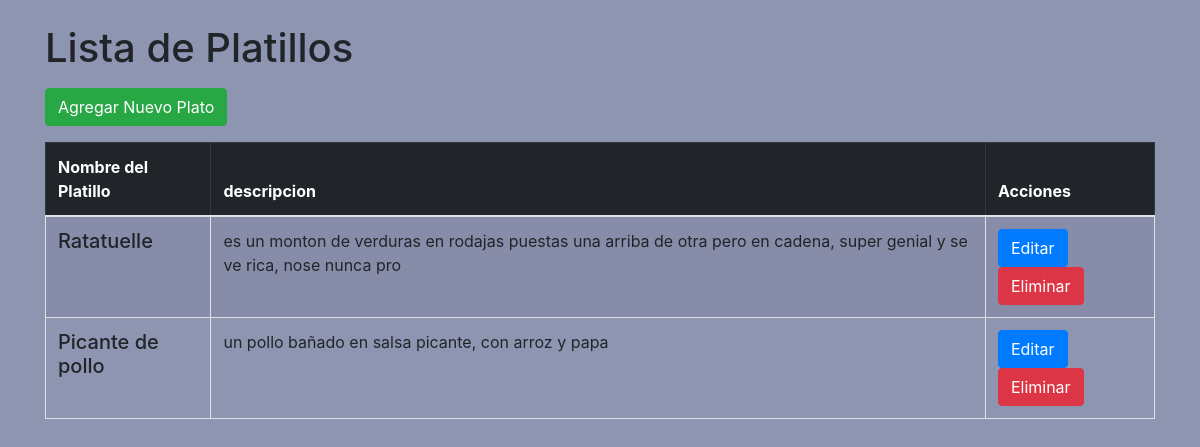
The page /restaurant/platos/ on the database as committed earlier.
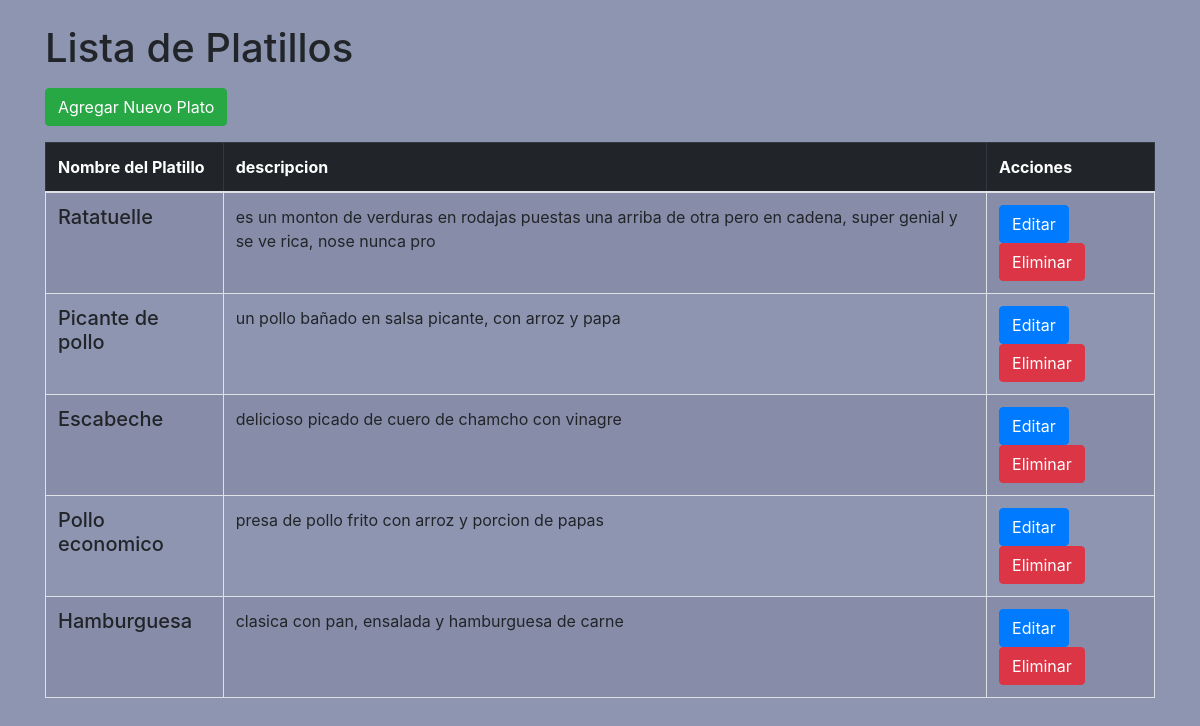
The same page on the database as committed later.
### restaurant/models/Plato.py (models this page shows, shortened)
class Plato(models.Model):
    nombre = models.CharField(max_length=40, unique=True)
    descripcion = models.CharField(max_length=120)

### restaurant/views/plato_views.py (the view)
# urls.py: path("platos/", views.PlatoListView.as_view(), name ="platos"),
class PlatoListView(ListView):
    model = Plato
    template_name = "restaurant/plato/list.html"

### templates/restaurant/plato/list.html (shortened to what this page needs)
{% extends "restaurant/base.html" %}
{% block content %}
<div class="container mt-4" >
    <h1 class="mb-3">Lista de Platillos</h1>
    <a href="{% url 'platos_create' %}" class="btn btn-success mb-3">
        Agregar Nuevo Plato
    </a>
    <table class="table table-striped table-bordered">
        <thead class="table-dark">
            <tr>
                <th>Nombre del Platillo</th>
                <th>descripcion</th>
                <th>Acciones</th>
            </tr>
        </thead>
        <tbody>
            {% for plato in plato_list %}
            <tr>
                <td><h5>{{ plato.nombre }}</h5></td>
                <td>{{ plato.descripcion }}</td>
                <td>
                    <a href="{% url 'platos_update' plato.id %}" class="btn btn-primary">Editar</a>
                    <form action="{% url 'platos_delete' plato.id %}" method="post" class="d-inline"
                          onsubmit="return confirm('¿Seguro que deseas sacar este plato de tu menu?');">
                        <button type="submit" class="btn btn-danger">Eliminar</button>
                    </form>
                </td>
            </tr>
            {% endfor %}
        </tbody>
    </table>
</div>
{% endblock %}

Rows that differ between the two databases and show on the page:
added Plato: nombre "Escabeche", descripcion "delicioso picado de cuero de chamcho con vinagre"
added Plato: nombre "Pollo economico", descripcion "presa de pollo frito con arroz y porcion de papas"
added Plato: nombre "Hamburguesa", descripcion "clasica con pan, ensalada y hamburguesa de carne"
